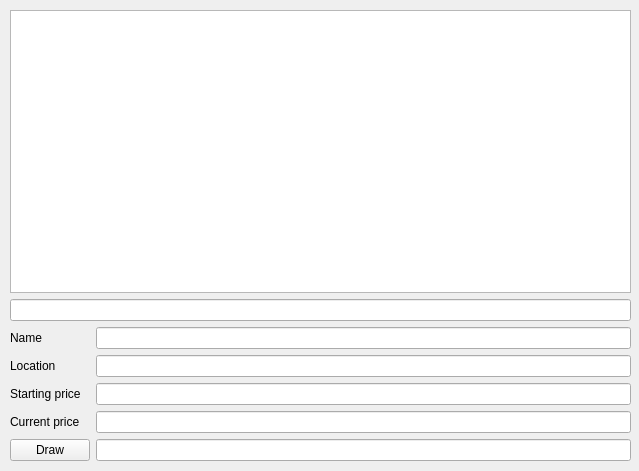
<?xml version="1.0" encoding="UTF-8"?>
<ui version="4.0">
 <class>MainWindow</class>
 <widget class="QWidget" name="MainWindow">
  <property name="geometry">
   <rect>
    <x>0</x>
    <y>0</y>
    <width>639</width>
    <height>471</height>
   </rect>
  </property>
  <property name="windowTitle">
   <string>Form</string>
  </property>
  <widget class="QWidget" name="verticalLayoutWidget">
   <property name="geometry">
    <rect>
     <x>10</x>
     <y>10</y>
     <width>621</width>
     <height>451</height>
    </rect>
   </property>
   <layout class="QVBoxLayout" name="verticalLayout">
    <item>
     <widget class="QTableView" name="tableView"/>
    </item>
    <item>
     <widget class="QLineEdit" name="lineEdit"/>
    </item>
    <item>
     <layout class="QFormLayout" name="formLayout">
      <item row="0" column="0">
       <widget class="QLabel" name="label">
        <property name="text">
         <string>Name</string>
        </property>
       </widget>
      </item>
      <item row="0" column="1">
       <widget class="QLineEdit" name="lineEdit_2">
        <property name="readOnly">
         <bool>true</bool>
        </property>
       </widget>
      </item>
      <item row="1" column="0">
       <widget class="QLabel" name="label_2">
        <property name="text">
         <string>Location</string>
        </property>
       </widget>
      </item>
      <item row="1" column="1">
       <widget class="QLineEdit" name="lineEdit_3">
        <property name="readOnly">
         <bool>true</bool>
        </property>
       </widget>
      </item>
      <item row="2" column="0">
       <widget class="QLabel" name="label_3">
        <property name="text">
         <string>Starting price</string>
        </property>
       </widget>
      </item>
      <item row="2" column="1">
       <widget class="QLineEdit" name="lineEdit_4">
        <property name="readOnly">
         <bool>true</bool>
        </property>
       </widget>
      </item>
      <item row="3" column="0">
       <widget class="QLabel" name="label_4">
        <property name="text">
         <string>Current price</string>
        </property>
       </widget>
      </item>
      <item row="3" column="1">
       <widget class="QLineEdit" name="lineEdit_5">
        <property name="readOnly">
         <bool>true</bool>
        </property>
       </widget>
      </item>
      <item row="4" column="0">
       <widget class="QPushButton" name="pushButton">
        <property name="text">
         <string>Draw</string>
        </property>
       </widget>
      </item>
      <item row="4" column="1">
       <widget class="QLineEdit" name="lineEdit_6"/>
      </item>
     </layout>
    </item>
   </layout>
  </widget>
 </widget>
 <resources/>
 <connections/>
</ui>
